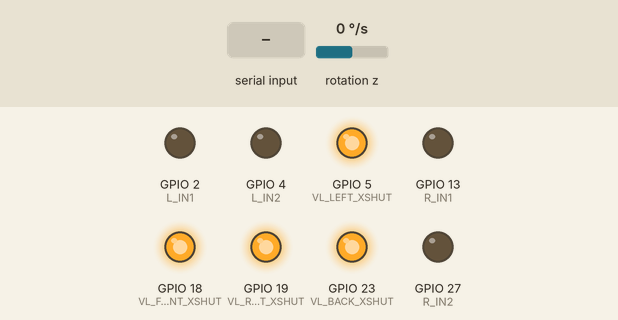
A sketch run on a simulated ESP32. Parts: output pins drawn as LEDs (lit = HIGH). Wiring (inferred from the names in the program): MPU-9250 motion sensor at I2C address 0x68. The test bench sets the inputs (shaded band); at power-on: rotation z 0 °/s.

Above: at 1.7 s.
1.8 s: "W\n" received over the second serial link
At 2.4 s:
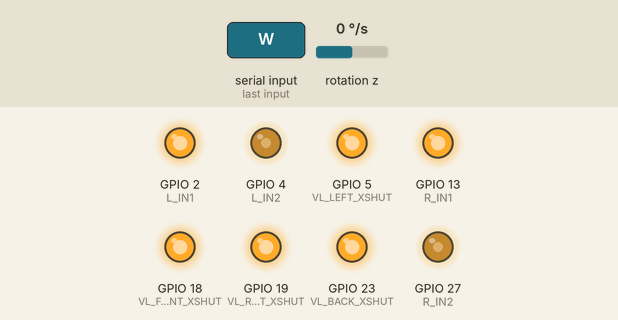
3.3 s: "S\n" received over the second serial link
At 4.5 s:
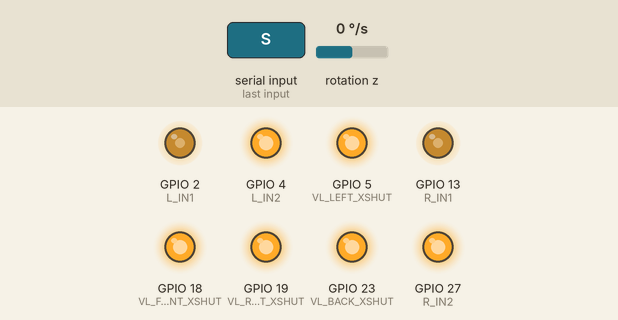
4.8 s: "A\n" received over the second serial link
At 5.8 s:
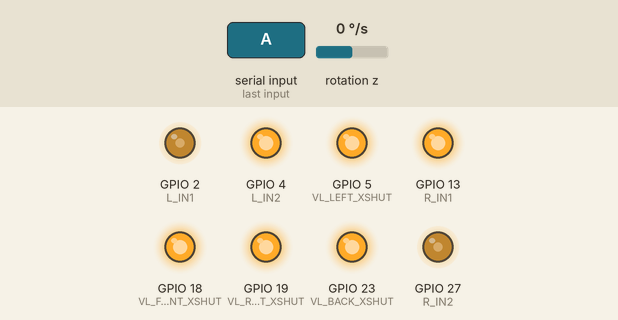
6.3 s: "D\n" received over the second serial link
At 7.0 s:
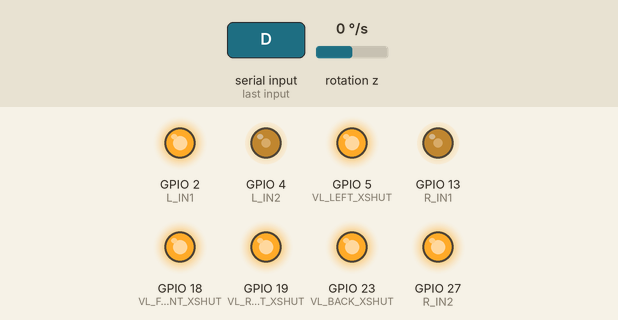
7.8 s: "W\n" received over the second serial link
At 8.1 s:
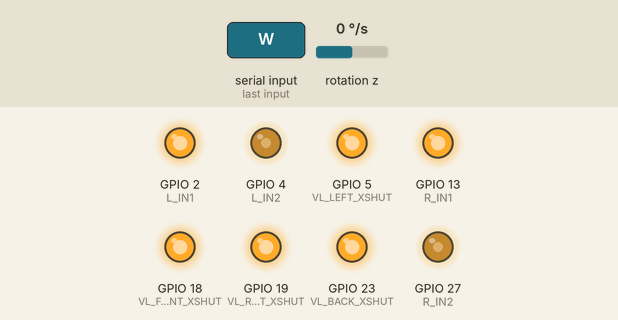
Timing chart, 0 to 10.3 s (numbered marks = the images above; inputs shaded):
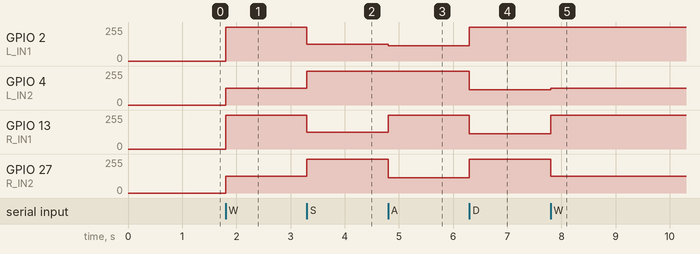

The sketch:

esp32_scan_field.ino
```cpp
/*
 * esp32_scan_field.ino —— 慢衰减电机 + 4路VL53L0X连续扫描（场地实测版）
 * -------------------------------------------------------------------
 * 相比 esp32_max_test 增加「连续流式测距」，一次烧录即可完成场地扫描测试。
 *
 * 指令（RDK → ESP32, 115200）：
 *   W  前进（半速，慢衰减）
 *   S  后退（半速，慢衰减）
 *   X  停止
 *   T  单次读四方向 → 回 "T:F R B L"
 *   C  开始连续流式测距（约 10Hz，每帧 "D:F R B L"）
 *   E  停止流式测距
 *   其余单字符命令执行后回 'K'
 *
 * 单帧输出格式：D:1234 567 4321 890     （前 右 后 左，单位 mm，-1 表示超量程/无效）
 *
 * 接线：
 *   电机 左 IN1=2 IN2=4   右 IN1=13 IN2=27
 *   VL53L0X XSHUT：前18 后23 左5 右19，I2C 板载 21/22
 *   RDK UART：GPIO32=RX, GPIO33=TX, GND 共地
 */

#include <Wire.h>
#include <Adafruit_VL53L0X.h>

#define USE_UART 1
#if USE_UART
HardwareSerial RDK(1);
#define UART_RX 32
#define UART_TX 33
#endif

// ============ 电机 ============
#define L_IN1 2
#define L_IN2 4
#define R_IN1 13
#define R_IN2 27

#define PWM_FREQ 20000
#define PWM_RES  8
#define CRUISE_SPEED 128     // 半速（255 的一半），慢衰减下扭矩足够
#define SPIN_SPEED   140     // 原地转向速度（要克服更大的静摩擦）

#define MPU_ADDR 0x68        // 板载陀螺仪（WHO_AM_I=0x68，MPU6050 兼容）

// ============ VL53L0X ============
#define VL_FRONT_XSHUT 18
#define VL_BACK_XSHUT  23
#define VL_LEFT_XSHUT  5
#define VL_RIGHT_XSHUT 19

#define TIMING_BUDGET_US 20000   // 单次测量 20ms，四路一轮约 80ms ≈ 12Hz

Adafruit_VL53L0X sensorFront = Adafruit_VL53L0X();
Adafruit_VL53L0X sensorBack  = Adafruit_VL53L0X();
Adafruit_VL53L0X sensorLeft  = Adafruit_VL53L0X();
Adafruit_VL53L0X sensorRight = Adafruit_VL53L0X();

// ============ 状态 ============
bool streaming = false;
unsigned long lastStreamMs = 0;
const unsigned long STREAM_PERIOD_MS = 100;

// 各路传感器是否初始化成功（失败的路一律不碰，直接返回 -1，避免卡死重启）
bool okF = false, okR = false, okB = false, okL = false;

#if defined(ESP_ARDUINO_VERSION_MAJOR) && ESP_ARDUINO_VERSION_MAJOR >= 3
static void pwmInit() {
  ledcAttach(L_IN1, PWM_FREQ, PWM_RES);
  ledcAttach(L_IN2, PWM_FREQ, PWM_RES);
  ledcAttach(R_IN1, PWM_FREQ, PWM_RES);
  ledcAttach(R_IN2, PWM_FREQ, PWM_RES);
}
#else
#define CH_L1 0
#define CH_L2 1
#define CH_R1 2
#define CH_R2 3
static void pwmInit() {
  ledcSetup(CH_L1, PWM_FREQ, PWM_RES); ledcAttachPin(L_IN1, CH_L1);
  ledcSetup(CH_L2, PWM_FREQ, PWM_RES); ledcAttachPin(L_IN2, CH_L2);
  ledcSetup(CH_R1, PWM_FREQ, PWM_RES); ledcAttachPin(R_IN1, CH_R1);
  ledcSetup(CH_R2, PWM_FREQ, PWM_RES); ledcAttachPin(R_IN2, CH_R2);
}
#endif

// 慢衰减驱动：IN1 常高，IN2 写 255-speed，刹车区间电流回流，低速扭矩大
static void carForward() {
#if defined(ESP_ARDUINO_VERSION_MAJOR) && ESP_ARDUINO_VERSION_MAJOR >= 3
  ledcWrite(L_IN1, 255); ledcWrite(L_IN2, 255 - CRUISE_SPEED);
  ledcWrite(R_IN1, 255); ledcWrite(R_IN2, 255 - CRUISE_SPEED);
#else
  ledcWrite(CH_L1, 255); ledcWrite(CH_L2, 255 - CRUISE_SPEED);
  ledcWrite(CH_R1, 255); ledcWrite(CH_R2, 255 - CRUISE_SPEED);
#endif
}

static void carBackward() {
#if defined(ESP_ARDUINO_VERSION_MAJOR) && ESP_ARDUINO_VERSION_MAJOR >= 3
  ledcWrite(L_IN2, 255); ledcWrite(L_IN1, 255 - CRUISE_SPEED);
  ledcWrite(R_IN2, 255); ledcWrite(R_IN1, 255 - CRUISE_SPEED);
#else
  ledcWrite(CH_L2, 255); ledcWrite(CH_L1, 255 - CRUISE_SPEED);
  ledcWrite(CH_R2, 255); ledcWrite(CH_R1, 255 - CRUISE_SPEED);
#endif
}

static void carStop() {
#if defined(ESP_ARDUINO_VERSION_MAJOR) && ESP_ARDUINO_VERSION_MAJOR >= 3
  ledcWrite(L_IN1, 0); ledcWrite(L_IN2, 0);
  ledcWrite(R_IN1, 0); ledcWrite(R_IN2, 0);
#else
  ledcWrite(CH_L1, 0); ledcWrite(CH_L2, 0);
  ledcWrite(CH_R1, 0); ledcWrite(CH_R2, 0);
#endif
}

// 原地左转：左轮后退、右轮前进（均慢衰减）
static void carSpinLeft() {
#if defined(ESP_ARDUINO_VERSION_MAJOR) && ESP_ARDUINO_VERSION_MAJOR >= 3
  ledcWrite(L_IN2, 255); ledcWrite(L_IN1, 255 - SPIN_SPEED);
  ledcWrite(R_IN1, 255); ledcWrite(R_IN2, 255 - SPIN_SPEED);
#else
  ledcWrite(CH_L2, 255); ledcWrite(CH_L1, 255 - SPIN_SPEED);
  ledcWrite(CH_R1, 255); ledcWrite(CH_R2, 255 - SPIN_SPEED);
#endif
}

// 原地右转：左轮前进、右轮后退
static void carSpinRight() {
#if defined(ESP_ARDUINO_VERSION_MAJOR) && ESP_ARDUINO_VERSION_MAJOR >= 3
  ledcWrite(L_IN1, 255); ledcWrite(L_IN2, 255 - SPIN_SPEED);
  ledcWrite(R_IN2, 255); ledcWrite(R_IN1, 255 - SPIN_SPEED);
#else
  ledcWrite(CH_L1, 255); ledcWrite(CH_L2, 255 - SPIN_SPEED);
  ledcWrite(CH_R2, 255); ledcWrite(CH_R1, 255 - SPIN_SPEED);
#endif
}

// ===== MPU6050 航向角 =====
// WHO_AM_I 已确认为 0x68；陀螺量程 ±500dps（65.5 LSB/dps），只积分 Z 轴
static float yawDeg = 0.0;
static float gyroBiasZ = 0.0;
static unsigned long lastGyroUs = 0;

static void mpuWrite(uint8_t reg, uint8_t val) {
  Wire.beginTransmission(MPU_ADDR);
  Wire.write(reg);
  Wire.write(val);
  Wire.endTransmission();
}

static bool mpuReadGyroZ(int16_t &raw) {
  Wire.beginTransmission(MPU_ADDR);
  Wire.write(0x47);                 // GYRO_ZOUT_H
  if (Wire.endTransmission(false) != 0) return false;
  if (Wire.requestFrom(MPU_ADDR, (uint8_t)2) != 2) return false;
  uint8_t hi = Wire.read(), lo = Wire.read();
  raw = (int16_t)((hi << 8) | lo);
  return true;
}

static void mpuInit() {
  mpuWrite(0x6B, 0x00);   // 解除睡眠
  delay(50);
  mpuWrite(0x1B, 0x08);   // 陀螺 ±500 dps
  mpuWrite(0x19, 0x04);   // DLPF 约 20Hz 输出，压噪声
  delay(50);

  // 静止时采 200 个样本求零偏（约 200ms）
  int32_t sum = 0;
  int n = 0;
  int16_t raw;
  for (int i = 0; i < 200; i++) {
    if (mpuReadGyroZ(raw)) { sum += raw; n++; }
    delay(1);
  }
  gyroBiasZ = n ? (float)sum / n : 0.0;

  char buf[60];
  snprintf(buf, sizeof(buf), "MPU: bias=%d n=%d", (int)gyroBiasZ, n);
  RDK.println(buf);

  yawDeg = 0.0;
  lastGyroUs = micros();
}

// 取一次 Z 轴角速度并积分到 yaw（dt 由调用时刻自动算）
static void gyroPoll() {
  unsigned long now = micros();
  float dt = (now - lastGyroUs) / 1000000.0;
  lastGyroUs = now;
  if (dt <= 0.0 || dt > 0.5) return;   // 异常间隔丢弃

  int16_t raw;
  if (!mpuReadGyroZ(raw)) return;
  float dps = ((float)raw - gyroBiasZ) / 65.5;
  if (dps > -1.0 && dps < 1.0) dps = 0.0;   // 死区，抑制静止漂移
  yawDeg += dps * dt;                       // 左转为正（绕 Z 逆时针）
}

// 读四路，超量程、无效或该路未初始化成功都返回 -1
// 每读一路之前都插一次陀螺积分，避免长时间阻塞导致航向角采不到样本
static void readAll(int &f, int &r, int &b, int &l) {
  VL53L0X_RangingMeasurementData_t m;

  gyroPoll();
  if (okF) {
    sensorFront.rangingTest(&m, false);
    f = (m.RangeStatus != 4) ? (int)m.RangeMilliMeter : -1;
  } else f = -1;

  gyroPoll();
  if (okR) {
    sensorRight.rangingTest(&m, false);
    r = (m.RangeStatus != 4) ? (int)m.RangeMilliMeter : -1;
  } else r = -1;

  gyroPoll();
  if (okB) {
    sensorBack.rangingTest(&m, false);
    b = (m.RangeStatus != 4) ? (int)m.RangeMilliMeter : -1;
  } else b = -1;

  gyroPoll();
  if (okL) {
    sensorLeft.rangingTest(&m, false);
    l = (m.RangeStatus != 4) ? (int)m.RangeMilliMeter : -1;
  } else l = -1;

  gyroPoll();
}

// 扫一遍 I2C 总线，把在线的地址打出来（诊断用）
static void scanBus(const char *tag) {
  char buf[80];
  int n = snprintf(buf, sizeof(buf), "BUS[%s]:", tag);
  int cnt = 0;
  for (uint8_t a = 0x08; a < 0x78; a++) {
    Wire.beginTransmission(a);
    if (Wire.endTransmission() == 0) {
      n += snprintf(buf + n, sizeof(buf) - n, " %02X", a);
      cnt++;
      if (n > 60) break;
    }
  }
  if (cnt == 0) snprintf(buf + n, sizeof(buf) - n, " none");
  RDK.println(buf);
}

static void vlInit() {
  pinMode(VL_FRONT_XSHUT, OUTPUT); pinMode(VL_BACK_XSHUT, OUTPUT);
  pinMode(VL_LEFT_XSHUT, OUTPUT);  pinMode(VL_RIGHT_XSHUT, OUTPUT);
  digitalWrite(VL_FRONT_XSHUT, LOW); digitalWrite(VL_BACK_XSHUT, LOW);
  digitalWrite(VL_LEFT_XSHUT, LOW);  digitalWrite(VL_RIGHT_XSHUT, LOW);
  delay(10);
  Wire.begin();
  delay(20);

  // 全部 XSHUT 拉低时总线上不该有任何设备；若有，说明那一路 XSHUT 线没接上（悬空=常亮）
  scanBus("all_off");

  digitalWrite(VL_FRONT_XSHUT, HIGH); delay(30);
  scanBus("F_on");
  okF = sensorFront.begin(0x30, false, &Wire);
  RDK.println(okF ? "VL F OK" : "VL F FAIL");
  scanBus("F_after");

  digitalWrite(VL_BACK_XSHUT, HIGH); delay(30);
  scanBus("B_on");
  okB = sensorBack.begin(0x31, false, &Wire);
  RDK.println(okB ? "VL B OK" : "VL B FAIL");

  digitalWrite(VL_LEFT_XSHUT, HIGH); delay(30);
  scanBus("L_on");
  okL = sensorLeft.begin(0x32, false, &Wire);
  RDK.println(okL ? "VL L OK" : "VL L FAIL");

  digitalWrite(VL_RIGHT_XSHUT, HIGH); delay(30);
  scanBus("R_on");
  okR = sensorRight.begin(0x33, false, &Wire);
  RDK.println(okR ? "VL R OK" : "VL R FAIL");
  scanBus("final");

  // 只对初始化成功的传感器设测量时序，失败的一律不碰（否则会死等导致看门狗重启）
  if (okF) sensorFront.setMeasurementTimingBudgetMicroSeconds(TIMING_BUDGET_US);
  if (okB) sensorBack.setMeasurementTimingBudgetMicroSeconds(TIMING_BUDGET_US);
  if (okL) sensorLeft.setMeasurementTimingBudgetMicroSeconds(TIMING_BUDGET_US);
  if (okR) sensorRight.setMeasurementTimingBudgetMicroSeconds(TIMING_BUDGET_US);
}

// ===== 0x68 惯性传感器识别 =====
// 读 0x68 上几个候选芯片的 WHO_AM_I 寄存器，判断板上到底是哪颗
static uint8_t i2cReadReg(uint8_t addr, uint8_t reg) {
  Wire.beginTransmission(addr);
  Wire.write(reg);
  if (Wire.endTransmission(false) != 0) return 0xFF;
  if (Wire.requestFrom(addr, (uint8_t)1) != 1) return 0xFF;
  return Wire.read();
}

static void gyroProbe() {
  char buf[120];
  uint8_t mpu = i2cReadReg(0x68, 0x75);   // MPU6050=0x68, MPU6500=0x70, ICM20689=0x98
  uint8_t qmi = i2cReadReg(0x68, 0x00);   // QMI8658  WHO_AM_I
  uint8_t lis = i2cReadReg(0x68, 0x0F);   // LIS3DH/LSM  WHO_AM_I
  snprintf(buf, sizeof(buf), "GYRO: 0x68 r75=%02X r00=%02X r0F=%02X", mpu, qmi, lis);
  RDK.println(buf);
  // 打印识别依据：MPU6050/6050兼容常见 0x68/0x70/0x98；QMI8658 为 0x05；LIS 系列 0x33
}

void setup() {
#if USE_UART
  RDK.begin(115200, SERIAL_8N1, UART_RX, UART_TX);
#endif
  pinMode(L_IN1, OUTPUT); pinMode(L_IN2, OUTPUT);
  pinMode(R_IN1, OUTPUT); pinMode(R_IN2, OUTPUT);
  pwmInit();
  carStop();

  vlInit();
  gyroProbe();
  mpuInit();

#if USE_UART
  RDK.println("READY");
#endif
}

void loop() {
#if USE_UART
  while (RDK.available()) {
    char c = RDK.read();
    if (c == '\n' || c == '\r') continue;

    if (c == 'W') {
      carForward();
      RDK.write('K');
    } else if (c == 'S') {
      carBackward();
      RDK.write('K');
    } else if (c == 'A') {
      carSpinLeft();
      RDK.write('K');
    } else if (c == 'D') {
      carSpinRight();
      RDK.write('K');
    } else if (c == 'Z') {
      yawDeg = 0.0;
      RDK.println("YAW:0.0");
    } else if (c == 'X') {
      carStop();
      RDK.write('K');
    } else if (c == 'T') {
      int f, r, b, l;
      readAll(f, r, b, l);
      RDK.printf("T:%d %d %d %d %d\n", f, r, b, l, (int)(yawDeg * 10));
    } else if (c == 'C') {
      streaming = true;
      lastStreamMs = 0;      // 立刻吐第一帧
      RDK.write('K');
    } else if (c == 'E') {
      streaming = false;
      RDK.write('K');
    } else if (c == 'G') {
      gyroProbe();
    }
  }

  if (streaming && (millis() - lastStreamMs >= STREAM_PERIOD_MS)) {
    lastStreamMs = millis();
    int f, r, b, l;
    readAll(f, r, b, l);
    RDK.printf("D:%d %d %d %d %d\n", f, r, b, l, (int)(yawDeg * 10));
  }
#endif
  gyroPoll();     // 空闲时也持续积分，保证航向角不断档
  delay(2);
}

// [版本] v1.2.0 2026-11-08 14:15 —— MPU6050 航向角（Z 轴积分+零偏标定+死区）、A/D 原地转向、Z 归零；流式帧加第 5 字段 yaw
```

Measured:
- after the input at 1.8 s, GPIO 2 (L_IN1), GPIO 13 (R_IN1): 0/255 → 255/255 at once; GPIO 4 (L_IN2), GPIO 27 (R_IN2): 0/255 → 127/255 at once
- after the input at 3.3 s, GPIO 2 (L_IN1), GPIO 13 (R_IN1): 255/255 → 127/255 at once; GPIO 4 (L_IN2), GPIO 27 (R_IN2): 127/255 → 255/255 at once
- after the input at 4.8 s, GPIO 2 (L_IN1): 127/255 → 115/255 at once; GPIO 13 (R_IN1): 127/255 → 255/255 at once; GPIO 27 (R_IN2): 255/255 → 115/255 at once
- after the input at 6.3 s, GPIO 2 (L_IN1), GPIO 27 (R_IN2): 115/255 → 255/255 at once; GPIO 4 (L_IN2), GPIO 13 (R_IN1): 255/255 → 115/255 at once
- after the input at 7.8 s, GPIO 4 (L_IN2): 115/255 → 127/255 at once; GPIO 13 (R_IN1): 115/255 → 255/255 at once; GPIO 27 (R_IN2): 255/255 → 127/255 at once
